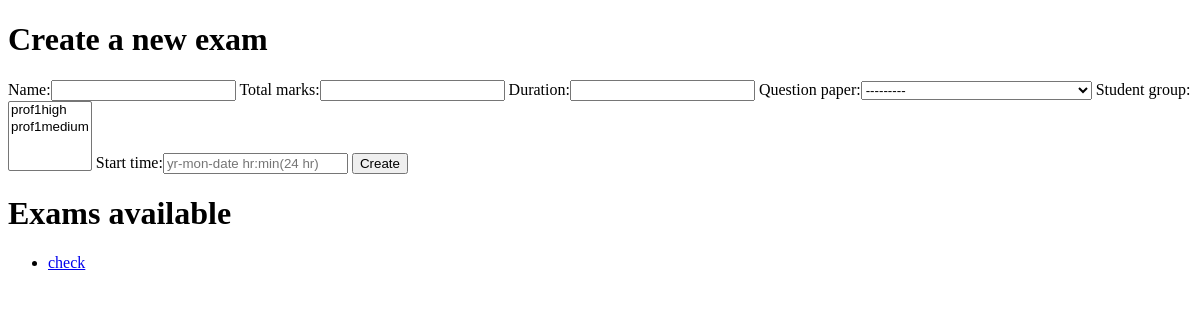
The app's page /prof/profusername/exams, older data.
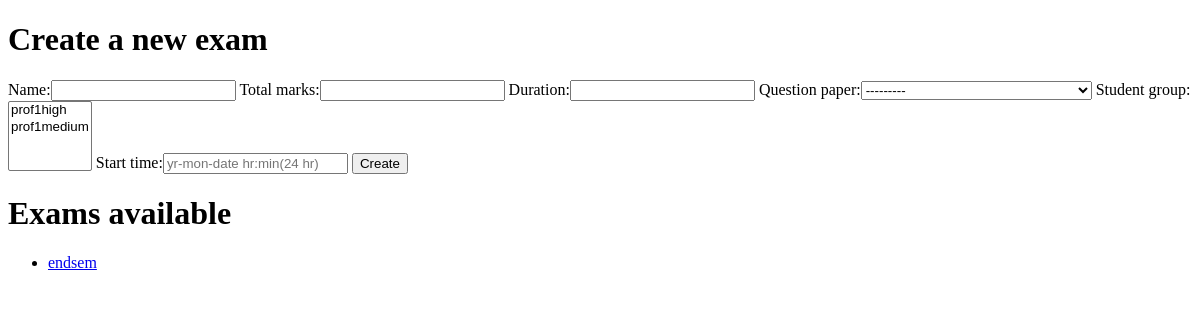
The same page, newer data.
### main/models.py (models this page shows)
class Exam_Model(models.Model):
    professor = models.ForeignKey(User, limit_choices_to={
                                  'groups__name': "Professor"}, on_delete=models.CASCADE)
    name = models.CharField(max_length=50)
    total_marks = models.IntegerField()
    duration = models.IntegerField()
    question_paper = models.ForeignKey(
        Question_Paper, on_delete=models.CASCADE, related_name='exam')
    student_group = models.ManyToManyField(Special_Students)
    start_time = models.DateTimeField()
    def __str__(self):
        return self.name

### prof/views.py (the view, shortened to what this page needs)
# urls.py: path('<str:prof_username>/exams', views.view_exams, name='view_exams'),
def view_exams(request, prof_username):
    prof = User.objects.get(username=prof_username)
    new_Form = ExamForm()
    new_Form.fields["student_group"].queryset = Special_Students.objects.filter(
        professor=prof)
    new_Form.fields["question_paper"].queryset = Question_Paper.objects.filter(
        professor=prof)
    return render(request, 'prof/view_exams.html', {
        'exams': Exam_Model.objects.filter(professor=prof), 'examform': new_Form, 'prof': prof
    })

### main/models.py
class ExamForm(ModelForm):
    class Meta:
        model = Exam_Model
        fields = '__all__'
        widgets = {
            'start_time': TextInput(attrs={'placeholder': 'yr-mon-date hr:min(24 hr)'})
        }
        exclude = ['professor']

### main/models.py (called while the page is built)
    def __str__(self):
        return f' Question Paper Title :- {self.qPaperTitle}\n'

    def __str__(self):
        return self.category_name

### prof/templates/prof/view_exams.html (shortened to what this page needs)
<!DOCTYPE html>
<html lang="en">
<head>
</head>
<body>
    <div>
        <h1>Create a new exam</h1>
        <form method="POST">
            {{ examform }}
            <input type="submit" value="Create">
        </form>
    </div>
    <h1>Exams available</h1>
    <ul>
        {% for t in exams %}
            <li><a href="{% url 'prof:view_exam' prof.username t.id %}">{{ t }}</a></li>
            {% empty %}
            <h3>No exams</h3>
        {% endfor %}
    </ul>
</body>
</html>

Row changes from the older to the newer data that the page shows:
removed Exam_Model: name "check"
added Exam_Model: name "endsem"
